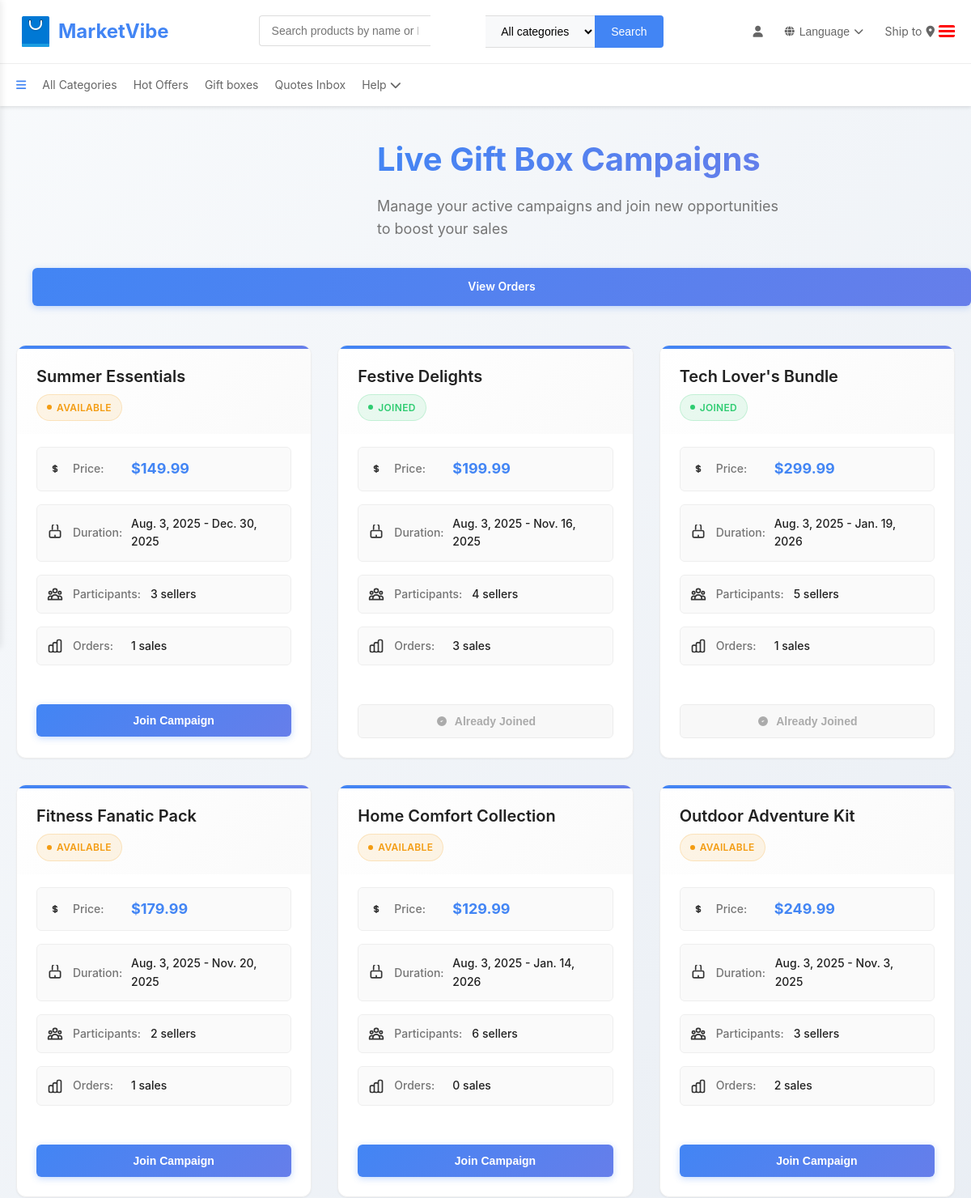
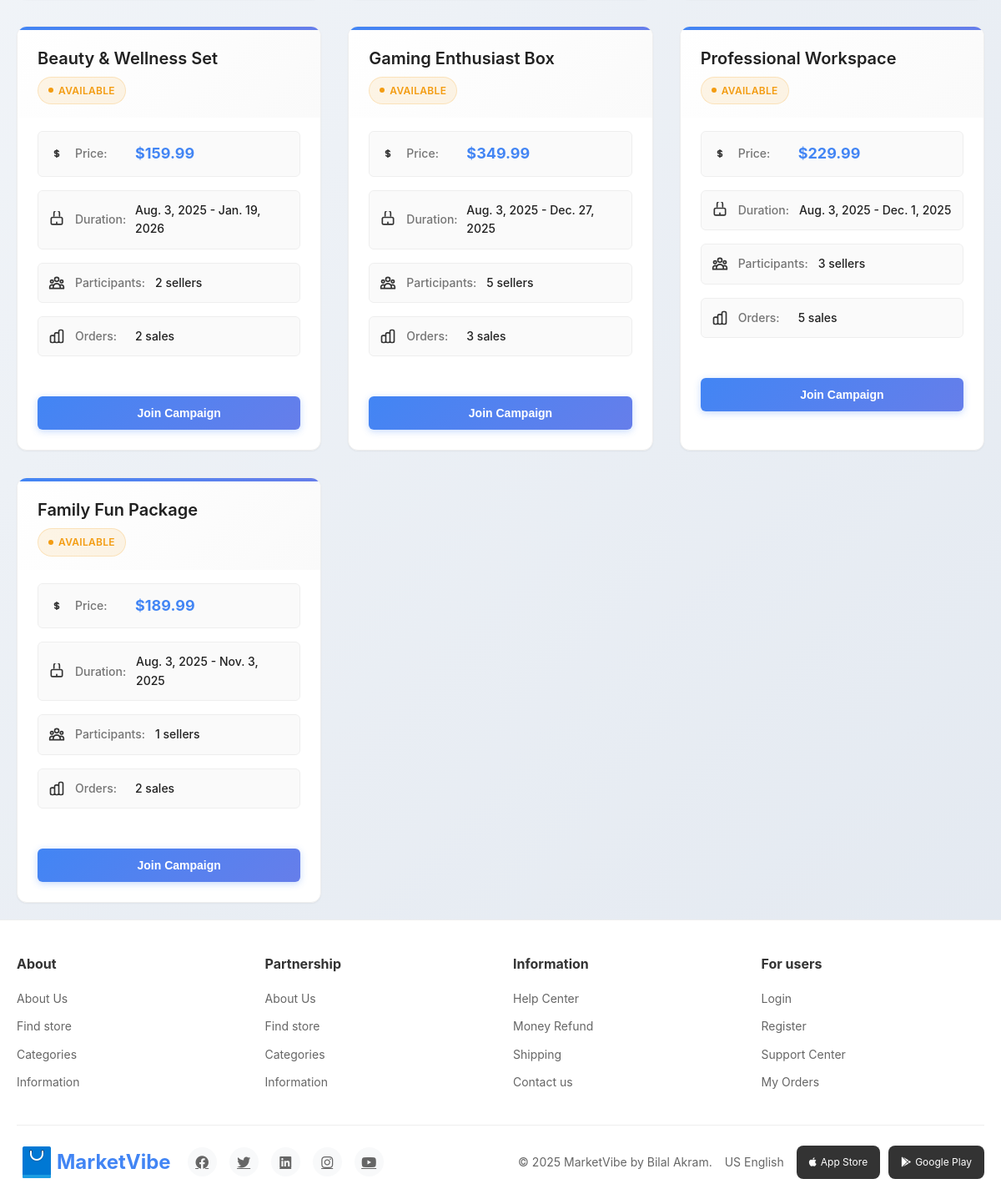
Screenshot of /giftbox-campaigns/ (signed in) with the database file from the repository (2 pictures, top to bottom).
### seller/models.py (models this page shows, shortened)
class GiftBoxCampaign(models.Model):
    name = models.CharField(max_length=100)
    price = models.DecimalField(max_digits=8, decimal_places=2)
    start_date = models.DateField()
    end_date = models.DateField()
    is_active = models.BooleanField(default=True)

### seller/views.py (the view)
# urls.py: path('giftbox-campaigns/', giftbox_campaigns_view, name='giftbox_campaigns'),
@login_required
def giftbox_campaigns_view(request):
    seller = get_object_or_404(Seller, user=request.user)
    from django.utils import timezone
    today = timezone.now().date()
    campaigns = GiftBoxCampaign.objects.filter(
        is_active=True,
        end_date__gte=today  # Only show campaigns that haven't expired
    ).order_by('-start_date')
    participations = SellerGiftBoxParticipation.objects.filter(seller=seller)
    joined_campaign_ids = participations.values_list('campaign_id', flat=True)
    return render(request, 'seller/giftbox_campaigns.html', {
        'campaigns': campaigns,
        'joined_campaign_ids': joined_campaign_ids,
    })

### buyer/context_processors.py (called while the page is built, shortened)
def user_sidebar_data(request):
    context = {
        'user_type': None,
        'buyer': None,
        'seller': None,
        'image_base64': None
    }
    if hasattr(request, 'user') and request.user.is_authenticated:
        try:
            buyer = Buyer.objects.filter(email=request.user.email).first()
        except Buyer.DoesNotExist:
            pass
        try:
            seller = Seller.objects.filter(email=request.user.email).first()
            if seller:
                context.update({
                    'user_type': 'seller',
                    'seller': seller,
                    'image_base64': seller.get_image_base64() if seller.image else None
                })
                return context
        except Seller.DoesNotExist:
            pass
    return context

### seller/templates/seller/giftbox_campaigns.html (shortened to what this page needs)
{% extends 'index.html' %}
{% load static %}
    {% block content %}
</head>
<body>
    <div class="container" style="margin-bottom: 20px;">
        <header class="page-header">
            <div class="header-content">
                <div class="animation-container">
                    <dotlottie-wc src="https://lottie.host/776df939-16da-4e3e-a106-02fc2f6606ce/VZqvgjKeBJ.lottie" style="width: 200px;height: 200px" speed="1" autoplay loop></dotlottie-wc>
                </div>
                <div class="text-content">
                    <h1 class="page-title">Live Gift Box Campaigns</h1>
                    <p class="page-subtitle">Manage your active campaigns and join new opportunities to boost your sales</p>
                </div>
            </div>
            <a href="{% url 'sellers:giftbox_orders' %}" class="btn btn-primary" style="margin-left: 20px; text-decoration: none; color: white;">View Orders</a>
        </header>
        <main>
            <div class="campaigns-grid">
                {% if campaigns %}
                    {% for campaign in campaigns %}
                    <article class="campaign-card campaign-card-{{ forloop.counter }}">
                        <div class="card-header">
                            <h2 class="campaign-title">{{ campaign.name }}</h2>
                            <div class="campaign-subtitle">
                                {% if campaign.id in joined_campaign_ids %}
                                <span class="status-badge status-joined">
                                    <span class="status-dot"></span>
                                    Joined
                                </span>
                                {% else %}
                                <span class="status-badge status-available">
                                    <span class="status-dot"></span>
                                    Available
                                </span>
                                {% endif %}
                            </div>
                        </div>
                        <div class="card-body">
                            <div class="campaign-details">
                                <div class="detail-item">
                                    <svg class="detail-icon" fill="none" stroke="currentColor" viewBox="0 0 24 24">
                                        <path stroke-linecap="round" stroke-linejoin="round" stroke-width="2" d="M12 8c-1.657 0-3 .895-3 2s1.343 2 3 2 3 .895 3 2-1.343 2-3 2m0-8c1.11 0 2.08.402 2.599 1M12 8V7m0 1v8m0 0v1m0-1c-1.11 0-2.08-.402-2.599-1"></path>
                                    </svg>
                                    <span class="detail-label">Price:</span>
                                    <span class="detail-value price-value">${{ campaign.price }}</span>
                                </div>
                                <div class="detail-item">
                                    <svg class="detail-icon" fill="none" stroke="currentColor" viewBox="0 0 24 24">
                                        <path stroke-linecap="round" stroke-linejoin="round" stroke-width="2" d="M8 7V3a4 4 0 118 0v4m-4 9v2m-6 1h12a2 2 0 002-2v-6a2 2 0 00-2-2H6a2 2 0 00-2 2v6a2 2 0 002 2z"></path>
                                    </svg>
                                    <span class="detail-label">Duration:</span>
                                    <span class="detail-value">{{ campaign.start_date }} - {{ campaign.end_date }}</span>
                                </div>
                                <div class="detail-item">
                                    <span class="detail-label">Participants:</span>
                                    <span class="detail-value">{{ campaign.participants.count }} sellers</span>
                                </div>
                                <div class="detail-item">
                                    <span class="detail-label">Orders:</span>
                                    <span class="detail-value">{{ campaign.orders.count }} sales</span>
                                </div>
                            </div>
                        </div>
                        <div class="card-actions">
                            {% if campaign.id in joined_campaign_ids %}
                            <button class="btn btn-secondary" disabled>
                                <svg width="16" height="16" fill="currentColor" viewBox="0 0 24 24">
                                    <path d="M9 12l2 2 4-4m6 2a9 9 0 11-18 0 9 9 0 0118 0z"></path>
                                </svg>
                                Already Joined
                            </button>
                            {% else %}
                            <form method="post" action="{% url 'sellers:join_giftbox_campaign' campaign.id %}">
                                <button class="btn btn-primary" type="submit">
                                    <svg width="16" height="16" fill="currentColor" viewBox="0 0 24 24">
                                        <path d="M12 6v6m0 0v6m0-6h6m-6 0H6"></path>
                                    </svg>
                                    Join Campaign
                                </button>
                            </form>
                            {% endif %}
                        </div>
                    </article>
                    {% endfor %}
                {% endif %}
            </div>
        </main>
    </div>
{% endblock %}
{% block extra_js %}
</body>
{% endblock %}

### seller/templates/index.html (style rules this page uses)
* { margin: 0; padding: 0; box-sizing: border-box; }
body { font-family: -apple-system, BlinkMacSystemFont, 'Segoe UI', Roboto, Oxygen, Ubuntu, Cantarell, sans-serif; line-height: 1.6; color: #333; background-color: #f8f9fa; }
.container { max-width: 1200px; margin: 0 auto; padding: 0 20px; width: 100%; box-sizing: border-box; }

### rows the page displays
GiftBoxCampaign: name "Summer Essentials", shows "AVAILABLE", price "149.99", start_date "Aug. 3, 2025", end_date "Dec. 30, 2025", participants.count "3", orders.count "1", shows "Join Campaign"
GiftBoxCampaign: name "Festive Delights", shows "JOINED", price "199.99", start_date "Aug. 3, 2025", end_date "Nov. 16, 2025", participants.count "4", orders.count "3", shows "Already Joined"
GiftBoxCampaign: name "Tech Lover's Bundle", shows "JOINED", price "299.99", start_date "Aug. 3, 2025", end_date "Jan. 19, 2026", participants.count "5", orders.count "1", shows "Already Joined"
GiftBoxCampaign: name "Fitness Fanatic Pack", shows "AVAILABLE", price "179.99", start_date "Aug. 3, 2025", end_date "Nov. 20, 2025", participants.count "2", orders.count "1", shows "Join Campaign"
GiftBoxCampaign: name "Home Comfort Collection", shows "AVAILABLE", price "129.99", start_date "Aug. 3, 2025", end_date "Jan. 14, 2026", participants.count "6", orders.count "0", shows "Join Campaign"
GiftBoxCampaign: name "Outdoor Adventure Kit", shows "AVAILABLE", price "249.99", start_date "Aug. 3, 2025", end_date "Nov. 3, 2025", participants.count "3", orders.count "2", shows "Join Campaign"
GiftBoxCampaign: name "Beauty & Wellness Set", shows "AVAILABLE", price "159.99", start_date "Aug. 3, 2025", end_date "Jan. 19, 2026", participants.count "2", orders.count "2", shows "Join Campaign"
GiftBoxCampaign: name "Gaming Enthusiast Box", shows "AVAILABLE", price "349.99", start_date "Aug. 3, 2025", end_date "Dec. 27, 2025", participants.count "5", orders.count "3", shows "Join Campaign"
GiftBoxCampaign: name "Professional Workspace", shows "AVAILABLE", price "229.99", start_date "Aug. 3, 2025", end_date "Dec. 1, 2025", participants.count "3", orders.count "5", shows "Join Campaign"
GiftBoxCampaign: name "Family Fun Package", shows "AVAILABLE", price "189.99", start_date "Aug. 3, 2025", end_date "Nov. 3, 2025", participants.count "1", orders.count "2", shows "Join Campaign"
